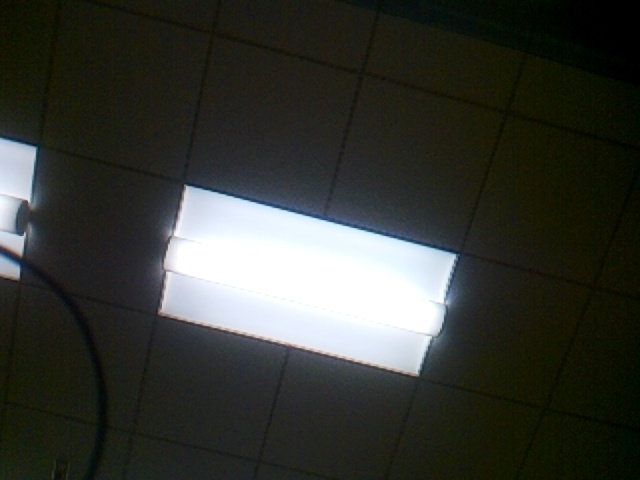
#> input picture Module4/CreativeTask/assets/images/image_20241114_222255.jpg, 640 x 480 px
$ python -i linedraw.py   (imports and definitions only)
#> lines starting #> are read from the running program, lines starting #| are printed output that depends on the picture; after the words box and inside, x2 and y2 are one past the last pixel; in counts of white or black regions, pixels touching at a corner belong together
# This module is derived from https://github.com/LingDong-/linedraw, by
# Lingdong Huang.

from random import *
import math
import argparse
import json
import time
import os

from PIL import Image, ImageDraw, ImageOps

# file settings
export_path = "images/out.svg"
svg_folder = "images/"
json_folder = "images/"

# CV
no_cv = False

try:
    import numpy as np
    import cv2
except:
    print("Cannot import numpy/openCV. Switching to NO_CV mode.")
    no_cv = True


# -------------- output functions --------------


# [154 lines left out: functions image_to_json, makesvg, draw, vectorise, resize_image, not called in this run]


# -------------- vectorisation options --------------


def getcontours(image, draw_contours=2):
    print("Generating contours...")
    image = find_edges(image)
    IM1 = image.copy()
    IM2 = image.rotate(-90, expand=True).transpose(Image.FLIP_LEFT_RIGHT)
    dots1 = getdots(IM1)
    contours1 = connectdots(dots1)
    dots2 = getdots(IM2)
    contours2 = connectdots(dots2)

    for i in range(len(contours2)):
        contours2[i] = [(c[1], c[0]) for c in contours2[i]]
    contours = contours1 + contours2

    for i in range(len(contours)):
        for j in range(len(contours)):
            if len(contours[i]) > 0 and len(contours[j]) > 0:
                if distsum(contours[j][0], contours[i][-1]) < 8:
                    contours[i] = contours[i] + contours[j]
                    contours[j] = []

    for i in range(len(contours)):
        contours[i] = [contours[i][j] for j in range(0, len(contours[i]), 8)]

    contours = [c for c in contours if len(c) > 1]

    for i in range(0, len(contours)):
        contours[i] = [(v[0] * draw_contours, v[1] * draw_contours) for v in contours[i]]

    return contours


E = (1, 0)
S = (0, 1)
SE = (1, 1)
NE = (1, -1)


# [86 lines left out: functions hatch, get_lines, join_segments, not called in this run]


# -------------- supporting functions for drawing contours --------------


def find_edges(image):
    print("Finding edges...")
    if no_cv:
        # appmask(IM,[F_Blur])
        appmask(image, [F_SobelX, F_SobelY])
    else:
        im = np.array(image)
        im = cv2.GaussianBlur(im, (3, 3), 0)
        im = cv2.Canny(im, 100, 200)
        image = Image.fromarray(im)
    return image.point(lambda p: p > 128 and 255)


def getdots(IM):
    print("Getting contour points...")
    PX = IM.load()
    dots = []
    w, h = IM.size
    for y in range(h - 1):
        row = []
        for x in range(1, w):
            if PX[x, y] == 255:
                if len(row) > 0:
                    if x - row[-1][0] == row[-1][-1] + 1:
                        row[-1] = (row[-1][0], row[-1][-1] + 1)
                    else:
                        row.append((x, 0))
                else:
                    row.append((x, 0))
        dots.append(row)
    return dots


def connectdots(dots):
    print("Connecting contour points...")
    contours = []
    for y in range(len(dots)):
        for x, v in dots[y]:
            if v > -1:
                if y == 0:
                    contours.append([(x, y)])
                else:
                    closest = -1
                    cdist = 100
                    for x0, v0 in dots[y - 1]:
                        if abs(x0 - x) < cdist:
                            cdist = abs(x0 - x)
                            closest = x0

                    if cdist > 3:
                        contours.append([(x, y)])
                    else:
                        found = 0
                        for i in range(len(contours)):
                            if contours[i][-1] == (closest, y - 1):
                                contours[i].append(
                                    (
                                        x,
                                        y,
                                    )
                                )
                                found = 1
                                break
                        if found == 0:
                            contours.append([(x, y)])
        for c in contours:
            if c[-1][1] < y - 1 and len(c) < 4:
                contours.remove(c)
    return contours


# -------------- optimisation for pen movement --------------


# [49 lines left out: functions sortlines, join_lines, not called in this run]


def lines_to_file(lines, filename):
    with open(filename, "w") as file_to_save:
        json.dump(lines, file_to_save, indent=4)


# -------------- helper functions --------------


# [6 lines left out: function midpt, not called in this run]


def distsum(*args):
    return sum(
        [
            ((args[i][0] - args[i - 1][0]) ** 2 + (args[i][1] - args[i - 1][1]) ** 2) ** 0.5
            for i in range(1, len(args))
        ]
    )


# -------------- code used when open CV is not available  --------------


# [17 lines left out: function appmask, not called in this run]


F_Blur = {
    (-2, -2): 2,
    (-1, -2): 4,
    (0, -2): 5,
    (1, -2): 4,
    (2, -2): 2,
    (-2, -1): 4,
    (-1, -1): 9,
    (0, -1): 12,
    (1, -1): 9,
    (2, -1): 4,
    (-2, 0): 5,
    (-1, 0): 12,
    (0, 0): 15,
    (1, 0): 12,
    (2, 0): 5,
    (-2, 1): 4,
    (-1, 1): 9,
    (0, 1): 12,
    (1, 1): 9,
    (2, 1): 4,
    (-2, 2): 2,
    (-1, 2): 4,
    (0, 2): 5,
    (1, 2): 4,
    (2, 2): 2,
}
F_SobelX = {
    (-1, -1): 1,
    (0, -1): 0,
    (1, -1): -1,
    (-1, 0): 2,
    (0, 0): 0,
    (1, 0): -2,
    (-1, 1): 1,
    (0, 1): 0,
    (1, 1): -1,
}
F_SobelY = {
    (-1, -1): 1,
    (0, -1): 2,
    (1, -1): 1,
    (-1, 0): 0,
    (0, 0): 0,
    (1, 0): 0,
    (-1, 1): -1,
    (0, 1): -2,
    (1, 1): -1,
}

>>> import cv2
>>> picture = cv2.imread('../../assets/images/image_20241114_222255.jpg')
#> picture is the input picture: shape (480, 640, 3); mean B, G, R 50.7, 56.6, 54.2
>>> result = getcontours(picture)
#> in find_edges, `im = cv2.Canny(im, 100, 200)`:
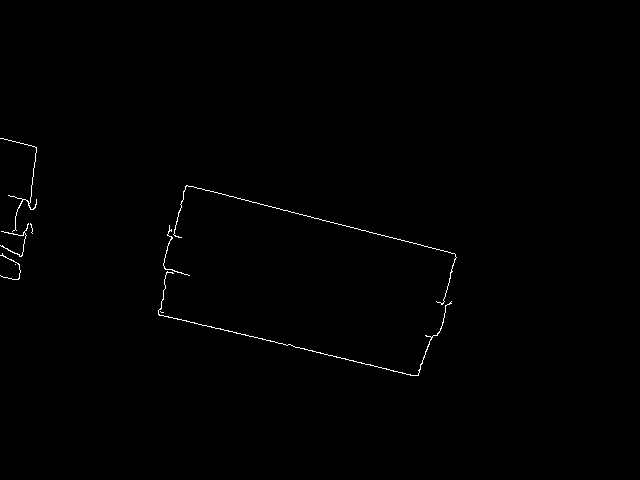
#> im: shape (480, 640); 0.42% white in thin lines or dots, all inside (x1, y1, x2, y2) = (0, 138, 457, 376)
#> in getcontours, `IM2 = image.rotate(-90, expand=True).transpose(Image.FLIP_LEFT_RIGHT)`:
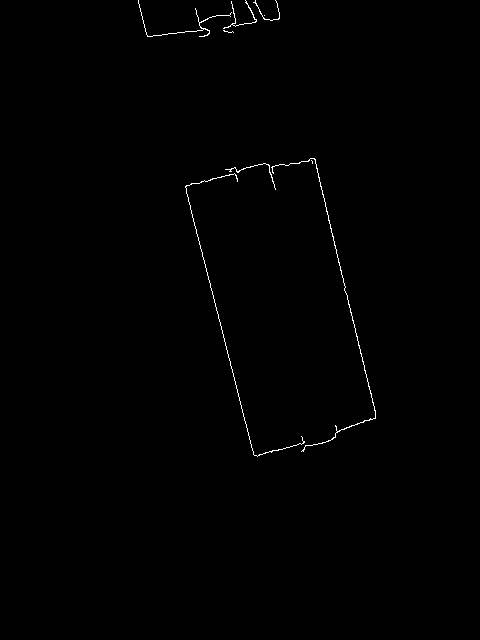
#> IM2: PIL image 480x640 L; 0.42% white in thin lines or dots, all inside (x1, y1, x2, y2) = (138, 0, 376, 457)
#> in getcontours, `dots1 = getdots(IM1)`: dots1 = 479 items, first 6: [], [], [], [], [], []
#> after the loop in connectdots, `for y in range(len(dots)):`: contours = 16 items
#> in getcontours, `dots2 = getdots(IM2)`: dots2 = 639 items
#> in getcontours, `contours2 = connectdots(dots2)`: contours2 = 21 items
#> the loop in getcontours, `for i in range(len(contours2)):` made 21 passes
#> in getcontours, `contours = contours1 + contours2`: contours = 37 items
#> the loop in getcontours, `for i in range(len(contours)):` made 37 passes
#> in getcontours, `contours = [c for c in contours if len(c) > 1]`: contours = 18 items
#> the loop in getcontours, `for i in range(0, len(contours)):` made 18 passes
#> result = 18 items

$ run again, on Module4/CreativeTask/assets/images/image_20241114_234157.jpg
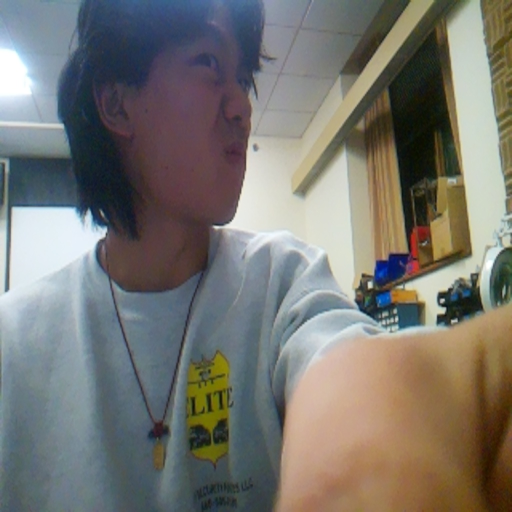
#> input picture Module4/CreativeTask/assets/images/image_20241114_234157.jpg, 1024 x 1024 px (shown at 1/2 size)
#> picture is the input picture: shape (1024, 1024, 3); mean B, G, R 112.9, 118.4, 119.9
#> in find_edges, `im = cv2.Canny(im, 100, 200)`:
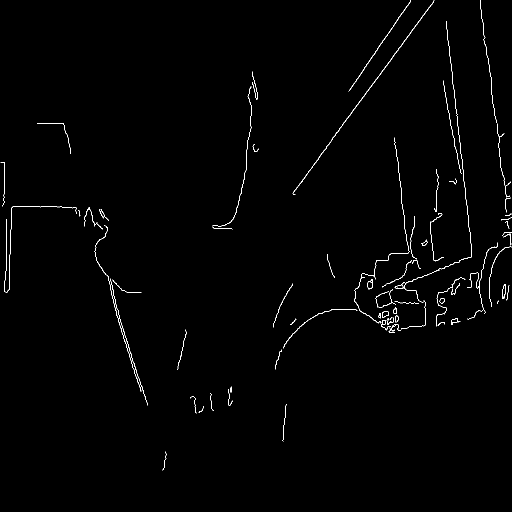
#> im: shape (1024, 1024) (shown at 1/2 size); 0.79% white in thin lines or dots
#> in getcontours, `IM2 = image.rotate(-90, expand=True).transpose(Image.FLIP_LEFT_RIGHT)`:
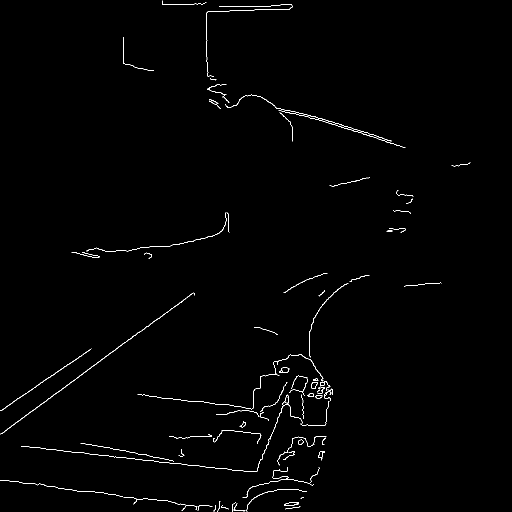
#> IM2: PIL image 1024x1024 L (shown at 1/2 size); 0.79% white in thin lines or dots
#> dots1 = 1023 items
#> after the loop in connectdots, `for y in range(len(dots)):`: contours = 149 items
#> dots2 = 1023 items
#> contours2 = 137 items
#> the loop in getcontours, `for i in range(len(contours2)):` made 137 passes
#> in getcontours, `contours = contours1 + contours2`: contours = 286 items
#> in getcontours, `contours = [c for c in contours if len(c) > 1]`: contours = 99 items
#> the loop in getcontours, `for i in range(0, len(contours)):` made 99 passes
